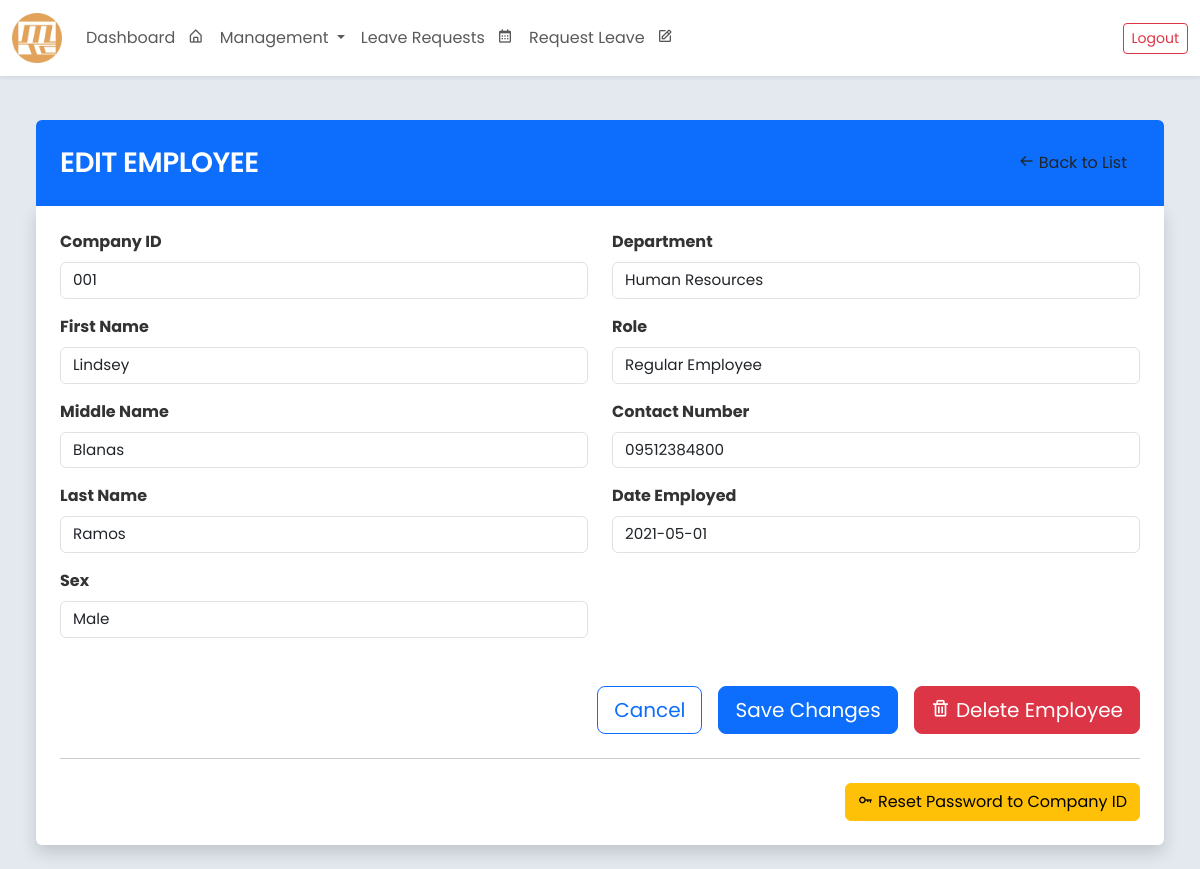
Screenshot of /employee/edit/10/ (signed in) with the database file from the repository.
### core/models.py (models this page shows, shortened)
class Employee(models.Model):
    SEX_CHOICES = [
        ('Male', 'Male'),
        ('Female', 'Female'),
        ('Other', 'Prefer not to Say'),
    ]
    ROLE_CHOICES = [
        ('Regular Employee', 'Regular Employee'),
        ('Department Head', 'Department Head'),
        ('Admin(HR)', 'Admin(HR)'),
        ('Supervisor', 'Supervisor'),
        ('President', 'President')
    ]
    employee_id = models.AutoField(primary_key=True)
    company_id = models.CharField(max_length=20, blank=False, unique=True)
    first_name = models.CharField(max_length=100, blank=False)
    middle_name = models.CharField(max_length=100, blank=True, null=True)
    last_name = models.CharField(max_length=100, blank=False)
    sex = models.CharField(max_length=20, choices=SEX_CHOICES, blank=False)
    role = models.CharField(max_length=20, choices=ROLE_CHOICES, default='Regular Employee', blank=False)
    department = models.ForeignKey(
        Department,
        related_name="employees",
        on_delete=models.SET_NULL,
        null=True,
        blank=True
    )
    contact_number = models.CharField(max_length=15, blank=False)
    date_employed = models.DateField()
    leave_credits = models.IntegerField(default=0, blank=False)
    leave_credits2 = models.IntegerField(default=0, blank=False)
    user_account = models.OneToOneField(User, on_delete=models.SET_NULL, null=True, blank=True, related_name='employee')
    class Meta:
        ordering = ['last_name', 'first_name']
        verbose_name = 'Employee'
        verbose_name_plural = 'Employees'
        db_table = 'employee_table'
        constraints = [
            models.CheckConstraint(
                check=models.Q(leave_credits__gte=0),
                name='positive_leave_credits',
            ),
        ]

### core/views.py (the view, shortened to what this page needs)
# urls.py: path('employee/edit/<int:pk>/', views.EmployeeEditView.as_view(), name='employee_edit'),
class EmployeeEditView(UpdateView):
    model = Employee
    form_class = EmployeeForm
    template_name = 'employee_edit_form.html'
    success_url = reverse_lazy('view_employee_list')  # Redirect to the employee list page after successful edit
    def get_object(self, queryset=None):
        return get_object_or_404(Employee, pk=self.kwargs['pk'])

### core/forms.py (shortened to what this page needs)
class EmployeeForm(forms.ModelForm):
    class Meta:
        model = Employee
        exclude = ['leave_credits', 'leave_credits2']
        fields = ['company_id','first_name','middle_name','last_name','sex','role','department','contact_number', 'date_employed', 'user_account',]
    def __init__(self, *args, **kwargs):
        super().__init__(*args, **kwargs)
        if self.instance and self.instance.user_account:
            self.fields['user_account'].disabled = True  # Make it uneditable
        for field_name, field in self.fields.items():
            field.widget.attrs['class'] = 'form-control'

### core/models.py (called while the page is built)
    def __str__(self):
        return self.name

### core/templates/employee_edit_form.html (shortened to what this page needs)
{% extends "base.html" %}
{% block content %}
<div class="container-fluid" style="max-width: 1200px;">
    <div class="bg-primary p-4 rounded-top">
        <div class="d-flex align-items-center">
            <h3 class="text-white mb-0 flex-grow-1 text-uppercase">Edit Employee</h3>
            <a class="btn btn-white text-orange" href="{% url 'view_employee_list' %}">
                <i class='bx bx-arrow-back'></i> Back to List
            </a>
        </div>
    </div>
    <div class="bg-white p-4 rounded-bottom shadow">
        <form method="post" action="{% url 'employee_edit' employee.employee_id %}" class="row g-4">
            <div class="col-md-6">
                <div class="d-flex flex-column gap-3">
                    <div class="form-group">
                        <label for="id_company_id" class="form-label fw-bold">Company ID</label>
                        {{ form.company_id }}
                    </div>
                    <div class="form-group">
                        <label for="id_first_name" class="form-label fw-bold">First Name</label>
                        {{ form.first_name }}
                    </div>
                    <div class="form-group">
                        <label for="id_middle_name" class="form-label fw-bold">Middle Name</label>
                        {{ form.middle_name }}
                    </div>
                    <div class="form-group">
                        <label for="id_last_name" class="form-label fw-bold">Last Name</label>
                        {{ form.last_name }}
                    </div>
                    <div class="form-group">
                        <label for="id_sex" class="form-label fw-bold">Sex</label>
                        {{ form.sex }}
                    </div>
                </div>
            </div>
            <div class="col-md-6">
                <div class="d-flex flex-column gap-3">
                    <div class="form-group">
                        <label for="id_department" class="form-label fw-bold">Department</label>
                        {{ form.department }}
                    </div>
                    <div class="form-group">
                        <label for="id_role" class="form-label fw-bold">Role</label>
                        {{ form.role }}
                    </div>
                    <div class="form-group">
                        <label for="id_contact_number" class="form-label fw-bold">Contact Number</label>
                        {{ form.contact_number }}
                    </div>
                    <div class="form-group">
                        <label for="id_date_employed" class="form-label fw-bold">Date Employed</label>
                        {{ form.date_employed }}
                    </div>
                </div>
            </div>
            <div class="col-12">
                <div class="d-flex justify-content-end gap-3 mt-4">
                    <a class="btn btn-lg btn-outline-primary" href="{% url 'view_employee_list' %}" >
                        Cancel
                    </a>
                    <button type="submit" class="btn btn-lg btn-primary text-white"
                           >
                        Save Changes
                    </button>
                    <form method="POST" action="{% url 'employee_delete' employee.employee_id %}" class="d-inline">
                        <button type="submit" class="btn btn-lg btn-danger"
                                onclick="return confirm('Are you sure you want to delete this employee?');">
                            <i class='bx bx-trash'></i> Delete Employee
                        </button>
                    </form>
                </div>
            </div>
        </form>
        <hr class="my-4">
        <div class="d-flex justify-content-end">
            <form method="POST" action="{% url 'reset_employee_password' employee.employee_id %}">
                <button type="submit" class="btn btn-warning"
                        onclick="return confirm('Reset this employee\'s password to their Company ID?');">
                    <i class='bx bx-key'></i> Reset Password to Company ID
                </button>
            </form>
        </div>
    </div>
</div>
{% endblock %}

### core/templates/base.html (style rules this page uses)
body { font-family: 'Poppins', sans-serif; font-size: 1rem; color: #333; background-color:rgb(228, 233, 240); }
h1, h2, h3, h4, h5, h6 { font-weight: 600; letter-spacing: -0.5px; }
label { font-weight: 500; }
.form-control { font-size: 0.95rem; }

### rows the page displays
Employee: company_id "001", first_name "Lindsey", middle_name "Blanas", last_name "Ramos", sex "Male", department "Human Resources", role "Regular Employee", contact_number "09512384800", date_employed "2021-05-01"
